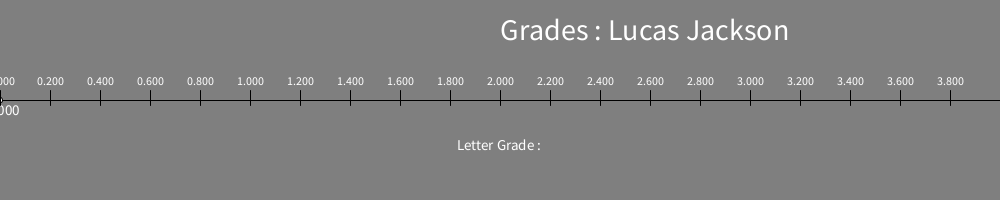
Frame 1 (no input)
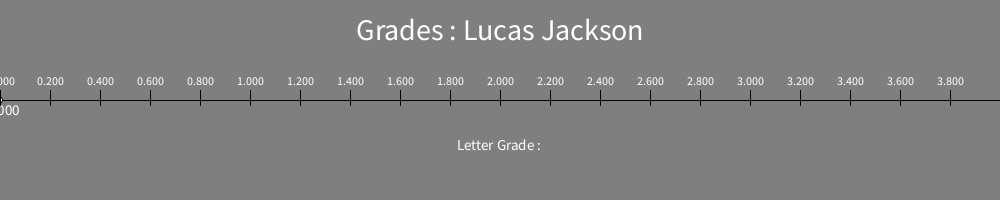
Frame 60 (the mouse pressed at the canvas centre just before this capture)
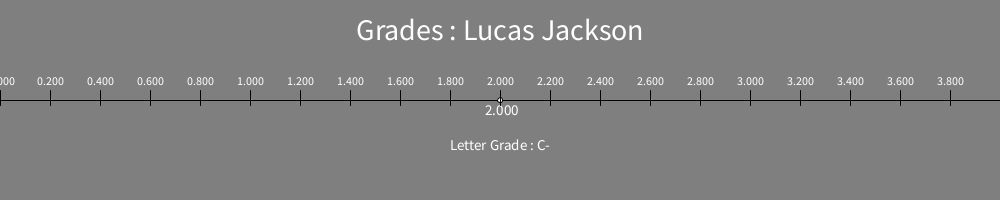
Frame 120 (the mouse held since frame 60 and released just before this capture)

The Processing sketch that drew these frames (run headless with seeded random() and noise(); from frame 60 on, the mouse is pressed at the canvas centre):

// Processing sketch: Grades
// ── Grades.pde
//Lucas Jackson | COmputer programming | Decision Making and Data types
float val;

void setup() {
  size(1000, 200);
  val = 0.0;
}

void draw () {
  background(127);
  val = mouseX/250.0;
  noCursor();
  line(1, 100, width, 100);
  ellipse(mouseX, 100, 5, 5);
  textSize(30);
  text("Grades : Lucas Jackson", width/2, 40);
  textAlign(CENTER);
  textSize(15);
  //text(mouseX, mouseX, 90);
  text(val, mouseX, 115);
  text("Letter Grade : " + calcGrade(val), width/2, 150);
  for (int i=0; i<width; i+=50) {
    textSize(18);
    line(i, 90, i, 105);
    textSize(12);
    text (i/250.0, i, 85);
  }
}

String calcGrade(float grade) {
  String letterGrade = "";
  if (grade>=3.51) {
    letterGrade = "A";
  } else if (grade >=3.0 ) {
    letterGrade = "A-";
  } else if (grade >=2.84 ) {
    letterGrade = "B+";
  } else if (grade >=2.67 ) {
    letterGrade = "B";
  } else if (grade >=2.5 ) {
    letterGrade = "B-";
  } else if (grade >=2.34 ) {
    letterGrade = "C+";
  } else if (grade >=2.17 ) {
    letterGrade = "C";
  } else if (grade >=2.0 ) {
    letterGrade = "C-";
  } else if (grade >=1.66 ) {
    letterGrade = "D+";
  } else if (grade >=1.33 ) {
    letterGrade = "D";
  } else if (grade >=1.0 ) {
    letterGrade = "D-";
  } else if (grade >=0.99) {
    letterGrade = "F";
  }
  return letterGrade;
}
